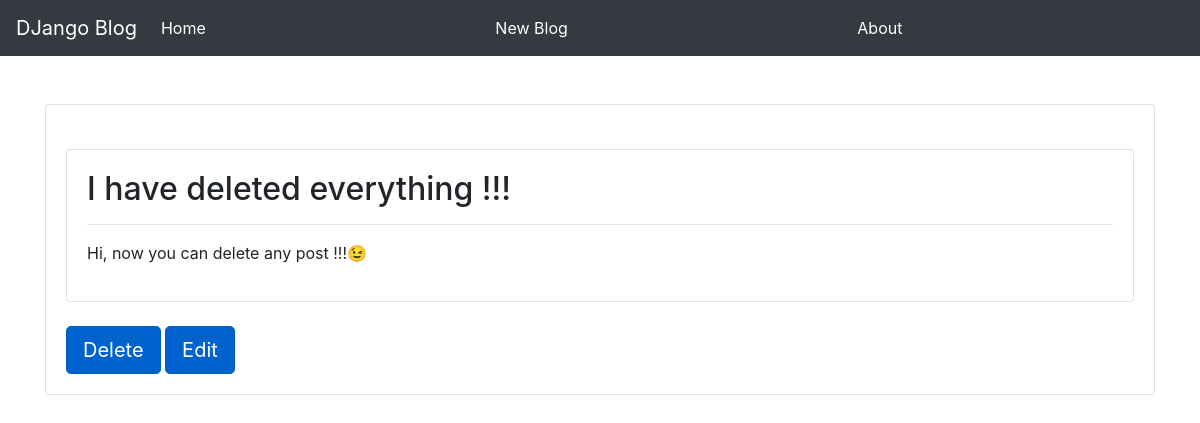
The page /post/8/ on the database its author committed.
### blog/models.py (models this page shows, shortened)
class Post(models.Model) :
    title = models.CharField(max_length=200)
    author = models.ForeignKey(
        'auth.User',
        on_delete=models.CASCADE,
    )
    body = models.TextField()

### blog/views.py (the view)
# urls.py: path('post/<int:pk>/', BlogPage.as_view(), name="BlogPage"),
class BlogPage(DetailView):
    model = Post
    template_name = 'Detail_Blog.html'

### templates/Detail_Blog.html
{% extends 'base.html' %} {% block content %}
<div class="card">
  <div class="card-body">
    <h2>{{ object.title }}</h2>
    <hr />
    <p>{{ object.body }}</p>
  </div>
</div>
<br />
<a
  href="{% url 'DeleteBlog' post.pk %}"
  class="btn btn-primary btn-lg active"
  role="button"
  aria-pressed="true"
  >Delete</a
>
<a
  href="{% url 'EditBlog' post.pk %}"
  class="btn btn-primary btn-lg active"
  role="button"
  aria-pressed="true"
  >Edit</a
>
{% endblock %}

### rows shown on the page
Post: title "I have deleted everything !!!", body "Hi, now you can delete any post !!!😉"
